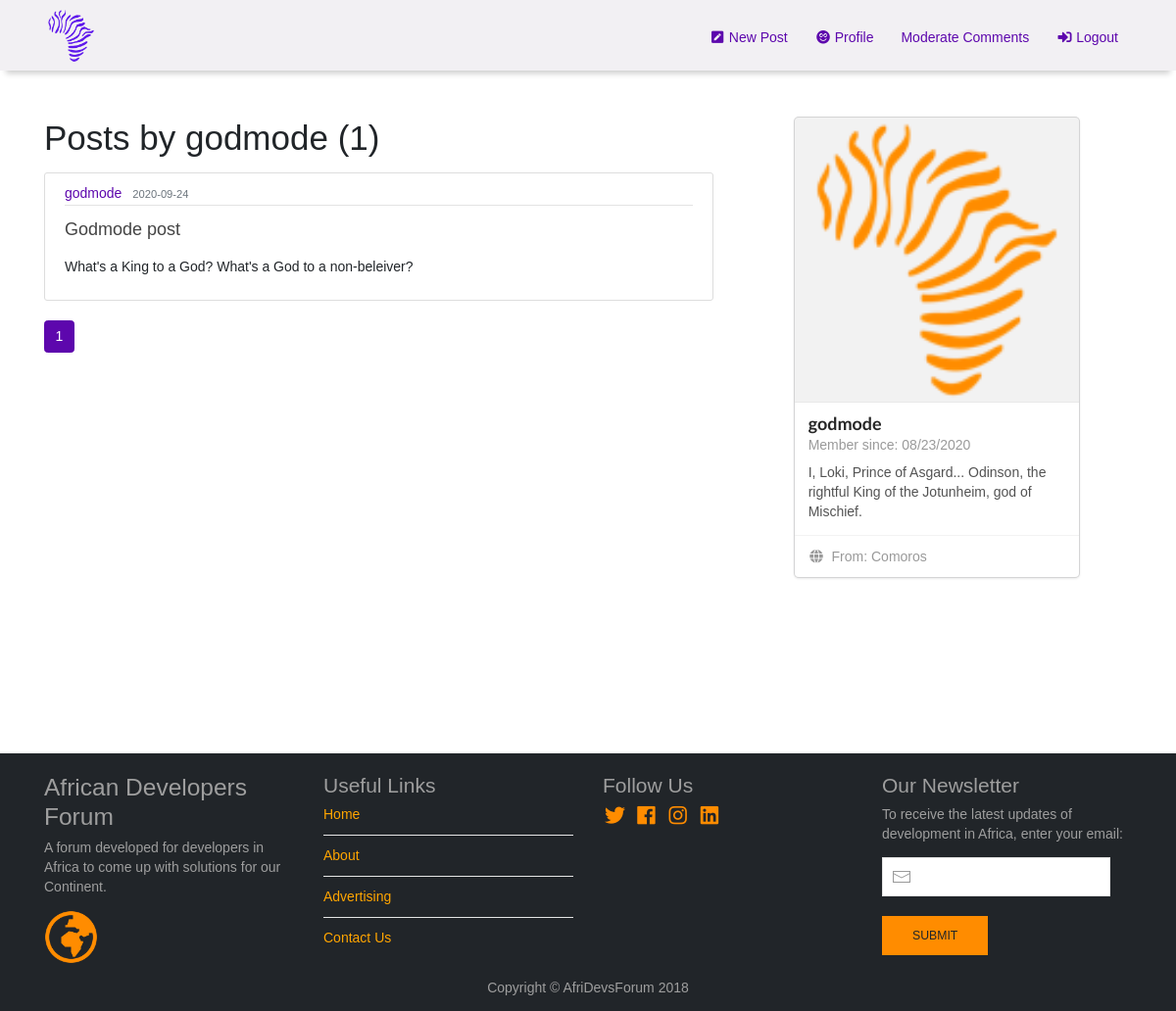
The app's page /user-profile/godmode (signed in) with its own data.
### flaskblog/models.py (models this page shows, shortened)
class User(db.Model, UserMixin):  # this class is used for creating the database table User
    id = db.Column(db.Integer, primary_key = True)  # id attribute/column that is an integer and primary key
    name = db.Column(db.String(64))
    username = db.Column(db.String(20), unique = True, nullable = False)
    email = db.Column(db.String(120), unique = True, nullable = False)
    country = db.Column(db.String(20), nullable = False)
    about_me = db.Column(db.Text())
    member_since = db.Column(db.DateTime, default = datetime.utcnow)
    image_file = db.Column(db.String(20), nullable = False, default = 'default.jpg')
    password = db.Column(db.String(60), nullable = True)
    confirmed = db.Column(db.Boolean, default = False)
    role_id = db.Column(db.Integer, db.ForeignKey('role.id'))
    posts = db.relationship('Post', backref = 'author',
                            lazy = True)  # defining a relationship between user(author) & post
    comments = db.relationship('Comment', backref = 'author', lazy = 'dynamic')
    def can(self, permissions):
        return self.role is not None and \
               (self.role.permissions & permissions) == permissions

class Post(db.Model):
    __searchable__ = ['title', 'content']
    id = db.Column(db.Integer, primary_key = True)
    title = db.Column(db.String(100), nullable = False)
    date_posted = db.Column(db.DateTime, nullable = False, default = datetime.utcnow)
    content = db.Column(db.Text, nullable = False)
    user_id = db.Column(db.Integer, db.ForeignKey('user.id'), nullable = False)  # a foreign key
    tag = db.relationship('Tag', secondary = post_tag, backref = 'post', lazy = 'dynamic')
    comments = db.relationship('Comment', backref = 'post', lazy = 'dynamic')

### flaskblog/users/routes.py (the view)
@users.route("/user-profile/<string:username>")
def user_profile(username):
    page = request.args.get('page', 1, type = int)
    user = User.query.filter_by(username = username).first_or_404()
    image_file = url_for('static', filename = 'profile_pics/' + user.image_file)
    posts = Post.query.filter_by(author = user) \
        .order_by(Post.date_posted.desc()) \
        .paginate(page = page, per_page = current_app.config['FLASKY_POSTS_PER_PAGE'])
    if user and posts is None:
        abort(404)
    return render_template('user_profile.html', user = user, image_file = image_file, posts = posts)

### flaskblog/main/__init__.py (called while the page is built)
@main.app_context_processor
def inject_permissions():
    return dict(Permission = Permission)

### flaskblog/models.py (called while the page is built)
@login_manager.user_loader  # decorator used for reloading the user based on the user id stored in the session
def load_user(user_id):  # this function gets the user id
    return User.query.get(int(user_id))

### flaskblog/users/routes.py (called while the page is built)
@users.before_app_request
def before_request():
    if current_user.is_authenticated:
        if not current_user.confirmed \
                and request.endpoint \
                and request.blueprint != 'users' \
                and request.endpoint != 'static':
            return redirect(url_for('users.unconfirmed'))

### flaskblog/templates/user_profile.html
{% extends 'layout.html' %}
{% block content %}
<h1 class="mb-3">Posts by {{ user.username }} ({{ posts.total }})</h1>
{% for post in posts.items %}
<article class="media content-section">
    <div class="media-body">
        <div class="article-metadata">
            <a class="mr-2" id="username" href="#">{{ post.author.username }}</a>
            <small class="text-muted">{{ post.date_posted.strftime('%Y-%m-%d') }}</small>
        </div>
        <h2><a class="article-title" href="{{ url_for('posts.post', post_id=post.id) }}">{{ post.title }}</a></h2>
        {% if post.content|length > 400 %}
        <p class="article-content">{{ post.content | truncate(400)| safe}}</p>
        <a class="btn btn-outline-info mb-4" href="{{ url_for('posts.post', post_id=post.id) }}">Read more </a>
        {% else %}
        <p class="article-content">{{ post.content | safe}}</p>
        {% endif %}
    </div>
</article>
{% endfor %}
{% for page_num in posts.iter_pages(left_edge=1, right_edge=1, left_current=1, right_current=2) %}
{% if page_num %}
{% if posts.page == page_num %}
<a class="btn btn-info mb-4" href="{{ url_for('users.user_profile',username=user.username, page=page_num) }}">{{
    page_num }}</a>
{% else %}
<a class="btn btn-outline-info mb-4" href="{{ url_for('users.user_profile',username=user.username, page=page_num) }}">{{
    page_num }}</a>
{% endif %}
{% else %}
...
{% endif %}
{% endfor %}
{% endblock content %}
{% block side_bar %}
<div class="ui centered card" wfd-id="341">
    <div class="image" wfd-id="347">
        <img src="{{ image_file }}">
    </div>
    <div class="content" wfd-id="343">
        <a class="header">
            {% if user.name %}
            {{ user.name }}
            {% else %}
            {{ user.username }}
            {% endif %}</a>
        <div class="meta" wfd-id="345">
            <span class="date" wfd-id="346">Member since: {{ moment(user.member_since).format('L') }}</span>
        </div>
        <div class="description" wfd-id="344">
            {% if user.about_me %}<p>{{ user.about_me }}</p>{% endif %}
        </div>
    </div>
    <div class="extra content" wfd-id="342">
        <a href="#">
            <i class="globe icon"></i>
            From: {{ user.country }}
        </a>
    </div>
</div>
{% endblock side_bar%}

### flaskblog/static/css/main.css (style rules this page uses)
* { font-family: Futura, "Trebuchet MS", Arial, sans-serif; }
body { background: #fafafa; color: #333333; margin: 0; }
h1, h2, h3, h4, h5, h6 { color: #444444; }
.content-section { background: #ffffff; padding: 10px 20px; border: 1px solid #dddddd; border-radius: 3px; margin-bottom: 20px; }
.article-title { color: #444444; font-size:large; }
.article-content { white-space: pre-line; font-size: small; }
.article-metadata { padding-bottom: 1px; margin-bottom: 4px; border-bottom: 1px solid #e3e3e3 }
.article-metadata #username { color: #5d07ad; }
#main .btn-info { background-color: #5d07ad; color:#ffffff; border-color: #5d07ad; }

### records on screen
User: username "godmode", member_since "08/23/2020", about_me "I, Loki, Prince of Asgard... Odinson, the rightful King of the Jotunheim, god of Mischief.", country "Comoros"
Post: author.username "godmode", date_posted "2020-09-24", title "Godmode post", content "What's a King to a God? What's a God to a non-beleiver?"

### other values on screen
{{ posts.total }} "1"
{{ page_num }} "1"
